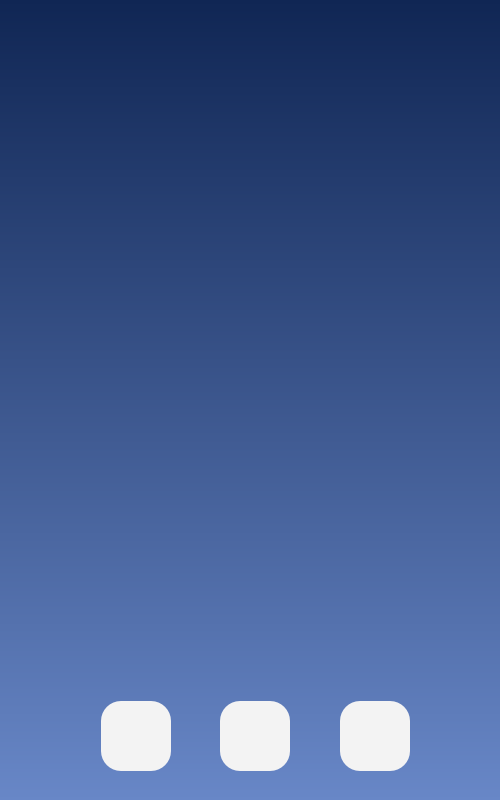
<?xml version="1.0" encoding="UTF-8"?>
<ui version="4.0">
 <class>Form</class>
 <widget class="QWidget" name="Form">
  <property name="geometry">
   <rect>
    <x>0</x>
    <y>0</y>
    <width>500</width>
    <height>800</height>
   </rect>
  </property>
  <property name="windowTitle">
   <string>Form</string>
  </property>
  <property name="styleSheet">
   <string notr="true">QWidget {
	background-color: qlineargradient(spread:pad, x1:0.5, y1:1, x2:0.5, y2:0, stop:0 rgba(104, 135, 199, 255), stop:1 rgba(16, 38, 84, 255));
}
QHBoxLayout {
	background: rgb(255, 255, 255, 0);
}</string>
  </property>
  <widget class="QPushButton" name="home_button">
   <property name="enabled">
    <bool>true</bool>
   </property>
   <property name="geometry">
    <rect>
     <x>101</x>
     <y>701</y>
     <width>70</width>
     <height>70</height>
    </rect>
   </property>
   <property name="minimumSize">
    <size>
     <width>70</width>
     <height>70</height>
    </size>
   </property>
   <property name="autoFillBackground">
    <bool>false</bool>
   </property>
   <property name="styleSheet">
    <string notr="true">QPushButton {
background: #f3f3f3;
border-radius: 20;
}</string>
   </property>
   <property name="text">
    <string/>
   </property>
   <property name="icon">
    <iconset>
     <normaloff>icons8_home.png</normaloff>icons8_home.png</iconset>
   </property>
   <property name="iconSize">
    <size>
     <width>50</width>
     <height>50</height>
    </size>
   </property>
   <property name="checkable">
    <bool>true</bool>
   </property>
  </widget>
  <widget class="QPushButton" name="search_button">
   <property name="geometry">
    <rect>
     <x>220</x>
     <y>701</y>
     <width>70</width>
     <height>70</height>
    </rect>
   </property>
   <property name="minimumSize">
    <size>
     <width>70</width>
     <height>70</height>
    </size>
   </property>
   <property name="styleSheet">
    <string notr="true">QPushButton {
background: #f3f3f3;
border-radius: 20;
}</string>
   </property>
   <property name="text">
    <string/>
   </property>
   <property name="icon">
    <iconset>
     <normaloff>icons8_search.png</normaloff>icons8_search.png</iconset>
   </property>
   <property name="iconSize">
    <size>
     <width>50</width>
     <height>50</height>
    </size>
   </property>
  </widget>
  <widget class="QPushButton" name="settings_button">
   <property name="geometry">
    <rect>
     <x>340</x>
     <y>701</y>
     <width>70</width>
     <height>70</height>
    </rect>
   </property>
   <property name="minimumSize">
    <size>
     <width>70</width>
     <height>70</height>
    </size>
   </property>
   <property name="styleSheet">
    <string notr="true">QPushButton {
background: #f3f3f3;
border-radius: 20;
}</string>
   </property>
   <property name="text">
    <string/>
   </property>
   <property name="icon">
    <iconset>
     <normaloff>setting.png</normaloff>setting.png</iconset>
   </property>
   <property name="iconSize">
    <size>
     <width>50</width>
     <height>50</height>
    </size>
   </property>
  </widget>
 </widget>
 <tabstops>
  <tabstop>home_button</tabstop>
 </tabstops>
 <resources>
  <include location="source.qrc"/>
 </resources>
 <connections/>
</ui>
